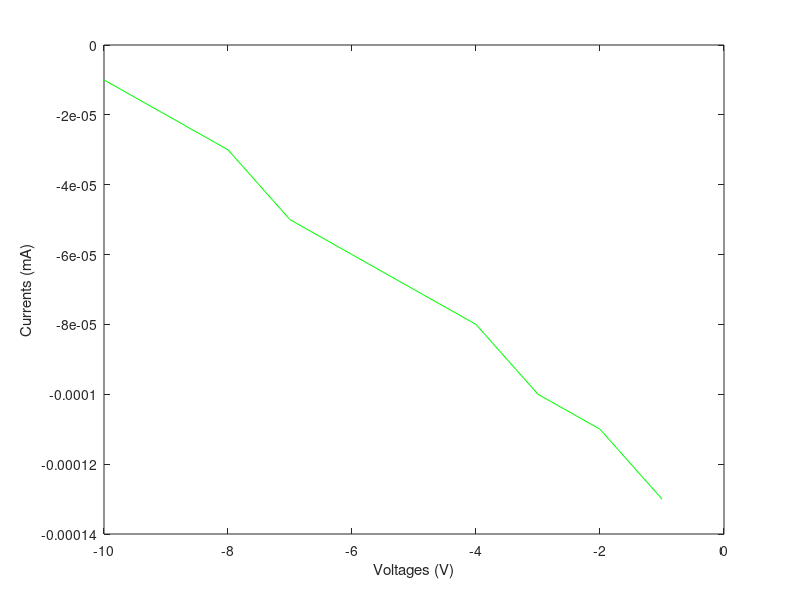

This figure's MATLAB source:
%voltages = [0, 0.58, 0.63, 0.65, 0.66, 0.67, 0.68, 0.68, 0.69, 0.69, 0.70]
%currents = [0, 0.42, 1.37, 2.35, 3.34, 4.33, 5.32, 6.32, 7.31, 8.31, 9.30]
voltages = [-10, -9, -8, -7, -6, -5, -4, -3, -2, -1, 0, 0.58, 0.63, 0.65, 0.66, 0.67, 0.68, 0.68, 0.69, 0.69, 0.70]
currents = [-0.00001, -0.00002, -0.00003, -0.00005, -0.00006, -0.00007, -0.00008, -0.00010, -0.00011, -0.00013, 0, 0.42, 1.37, 2.35, 3.34, 4.33, 5.32, 6.32, 7.31, 8.31, 9.30]

voltages = [-10, -9, -8, -7, -6, -5, -4, -3, -2, -1]
currents = [-0.00001, -0.00002, -0.00003, -0.00005, -0.00006, -0.00007, -0.00008, -0.00010, -0.00011, -0.00013]

plot(voltages, currents, c = 'g')
%scatter(voltages, currents, c = 'r')
xlabel('Voltages (V)')
ylabel('Currents (mA)')
